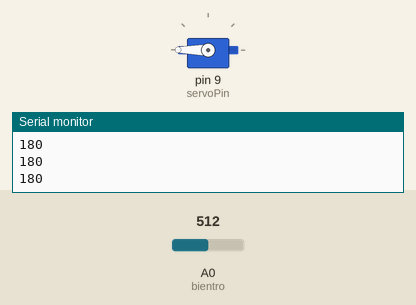
A sketch run on a simulated Arduino Uno, built with avr-gcc and run on an emulated ATmega328P. Parts: servo, the last lines printed to the serial monitor. Inputs (shaded band) come from the test bench; at power-on: A0 (bientro) = 512.

Above: at 1.2 s.
1.3 s: A0 (bientro) set to 306
At 2.0 s:
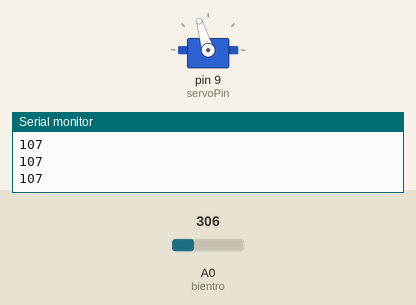
2.8 s: A0 (bientro) set to 122
At 3.4 s:
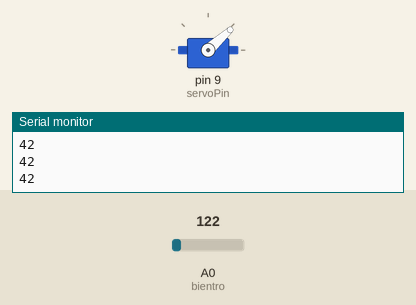
4.3 s: A0 (bientro) set to 0
At 4.8 s:
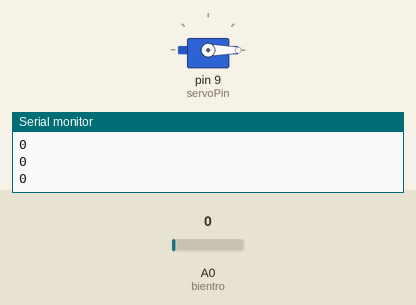
5.8 s: A0 (bientro) set to 511
At 7.0 s:
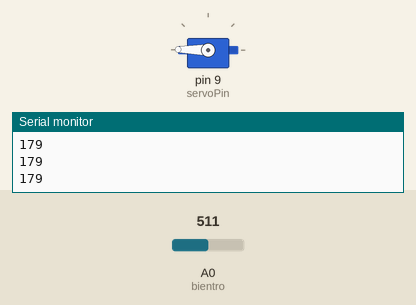
7.3 s: A0 (bientro) set to 716
At 8.7 s:
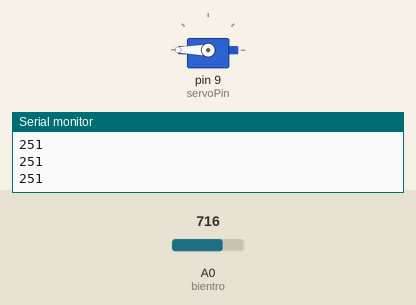
Timing chart, 0 to 9.8 s (numbered marks = the images above; inputs shaded):
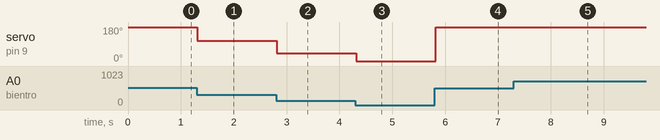

Measured:
- after the input at 1.3 s, servo on pin 9 (servoPin): 180° → 107° at once
- after the input at 2.8 s, servo on pin 9 (servoPin): 107° → 42° at once
- after the input at 4.3 s, servo on pin 9 (servoPin): 42° → 0° at once
- after the input at 5.8 s, servo on pin 9 (servoPin): 0° → 179° at once
- after the input at 7.3 s, servo on pin 9 (servoPin): 179° → 180° at once

The sketch:

servo.ino
```cpp
#include<Servo.h>

Servo myservo;

int bientro = A0;

int servoPin = 9;

void setup(){
    myservo.attach(servoPin);
    Serial.begin(9600);
  }
void loop(){
    int value = analogRead(bientro);
    int servoPos = map(value, 0, 1023, 0, 360);
  myservo.write(servoPos);
  Serial.println(servoPos);
  delay(100);

  }
```
